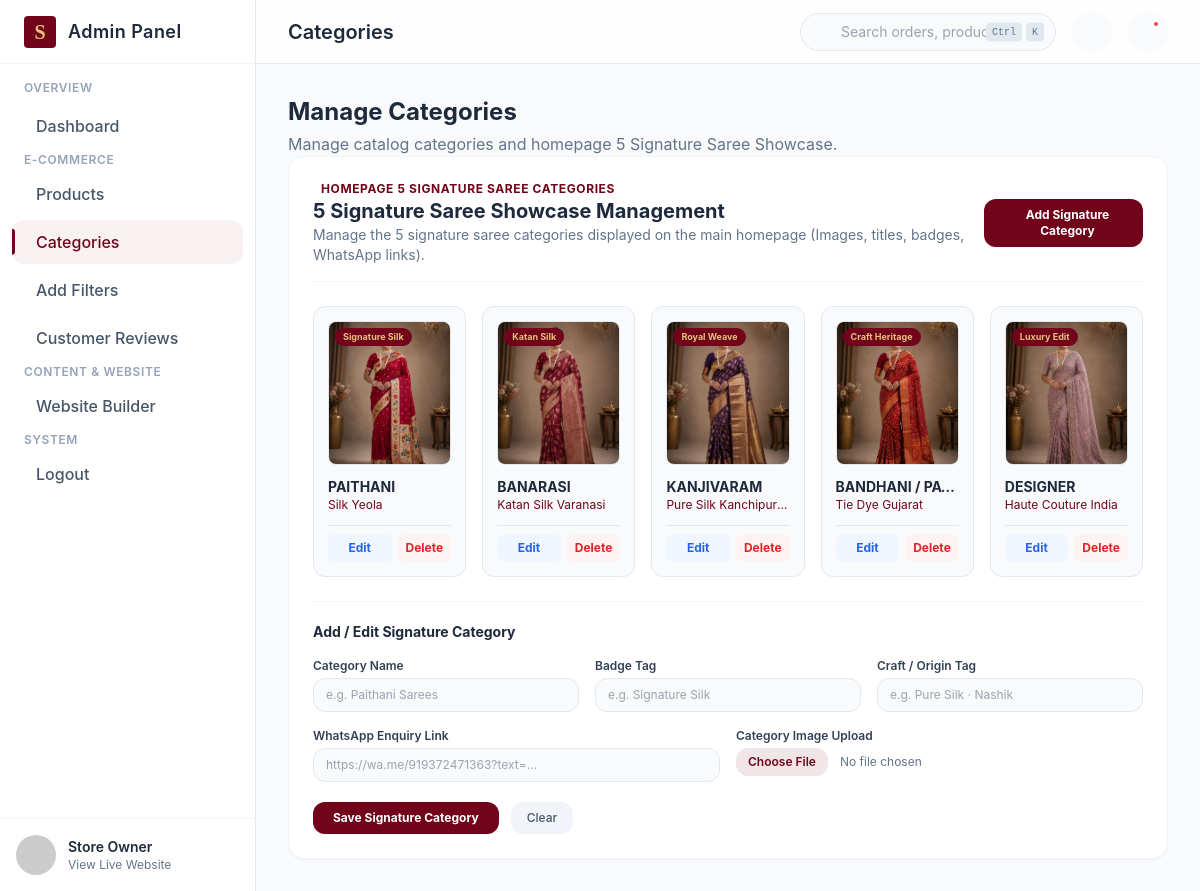
/adm/categories/, run on an earlier commit of the app's database.
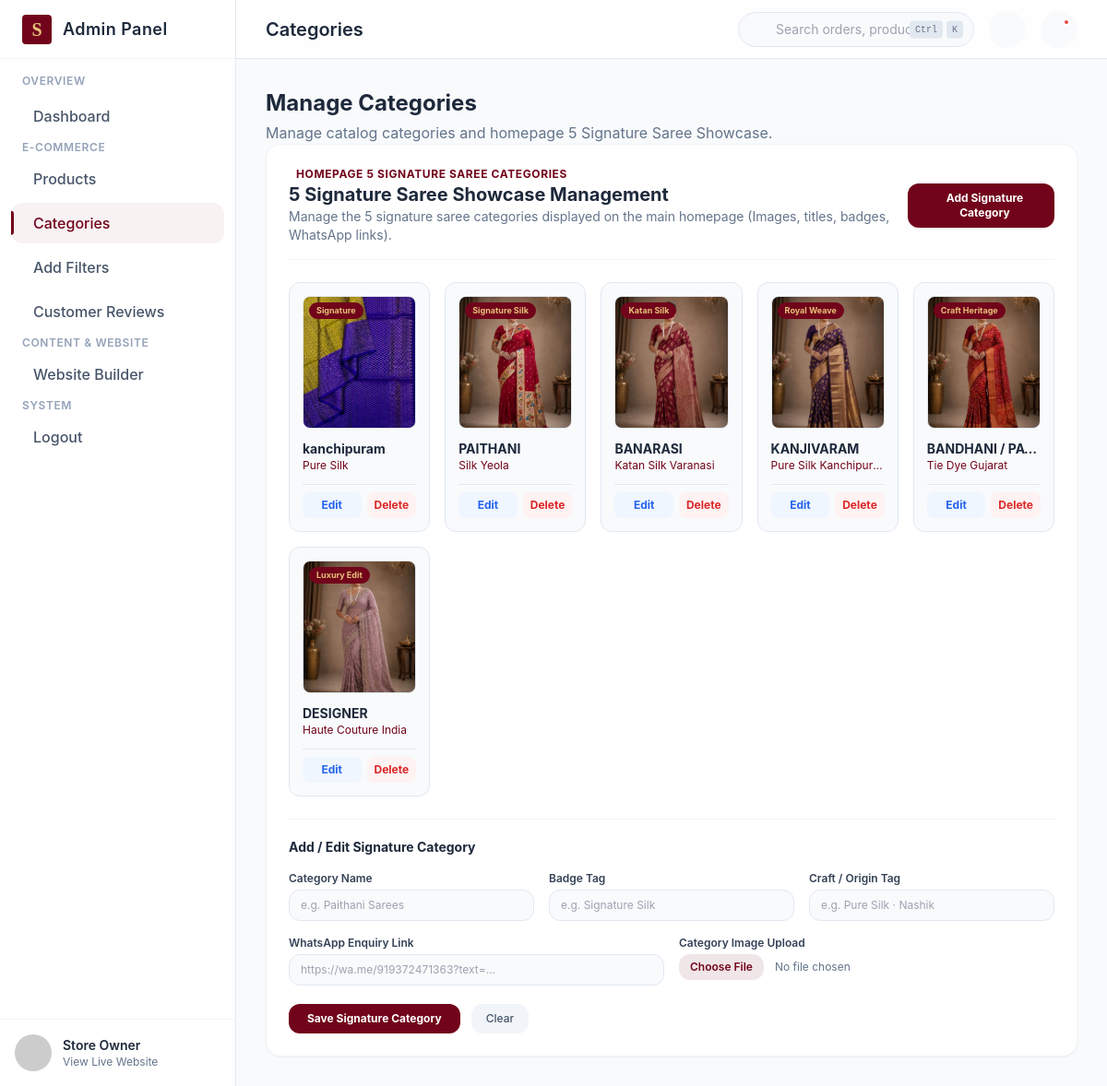
And on a later commit of the database.
### adm_user/models.py (models this page shows, shortened)
class SlugMixin:
    slug_source_field = "name"

class TimeStampedModel(models.Model):
    created_at = models.DateTimeField(auto_now_add=True)
    updated_at = models.DateTimeField(auto_now=True)
    class Meta:
        abstract = True

class SignatureCategoryItem(SlugMixin, TimeStampedModel):
    name = models.CharField(max_length=100)
    slug = models.SlugField(max_length=120, unique=True, blank=True)
    badge_text = models.CharField(max_length=100, blank=True)
    origin_craft = models.CharField(max_length=100, blank=True)
    image = models.ImageField(upload_to="website/signature/", blank=True)
    whatsapp_link = models.CharField(max_length=500, blank=True)
    display_order = models.PositiveIntegerField(default=0)
    is_active = models.BooleanField(default=True)
    class Meta:
        ordering = ["display_order"]
        constraints = [
            models.UniqueConstraint(
                Lower("name"),
                name="unique_signature_category_name_ci",
                violation_error_message="This category already exists.",
            ),
        ]

### adm_user/views.py (the view)
# urls.py: path('categories/', views.categories, name='categories'),
def categories(request):
    from .models import SignatureCategoryItem
    context = {
        "signature_categories": SignatureCategoryItem.objects.all(),
    }
    return render(request, 'adm_user/categories.html', context)

### adm_user/models.py (called while the page is built)
    @classmethod
    def load(cls):
        obj, _ = cls.objects.get_or_create(pk=1)
        return obj

### user/context_processors.py (called while the page is built)
def global_website_data(request):
    try:
        return {
            'nav_categories': Category.objects.filter(is_active=True).order_by('created_at'),
            'header_settings': HeaderSettings.load(),
            'footer_settings': FooterSettings.load(),
            'offer_items': OfferBarItem.objects.all(),
        }
    except Exception:
        return {}

### adm_user/templates/adm_user/categories.html (shortened to what the changed rows need)
{% extends "adm_user/base_admin.html" %}
{% load static %}
{% block page_title %}Categories{% endblock %}
{% block content %}
<section id="view-categories" class="view-section flex-col gap-6">
    <div class="flex items-center justify-between">
        <div>
            <h2 class="text-2xl font-bold text-slate-800 dark:text-white">Manage Categories</h2>
        </div>
    </div>
    <div class="bg-white dark:bg-dark-panel p-6 rounded-2xl border border-slate-100 dark:border-dark-border shadow-sm space-y-6">
        <div class="grid grid-cols-1 md:grid-cols-2 lg:grid-cols-5 gap-4">
            {% for cat in signature_categories %}
            <div class="bg-slate-50 dark:bg-slate-800/50 p-3.5 rounded-xl border border-slate-200 dark:border-slate-700 shadow-xs flex flex-col justify-between space-y-3" id="sig-cat-card-{{ cat.id }}">
                <div class="relative h-36 rounded-lg overflow-hidden border border-slate-200 dark:border-slate-700 bg-white">
                    {% if cat.image %}
                    <img src="{{ cat.image.url }}" class="w-full h-full object-cover">
                    {% else %}
                    <div class="w-full h-full flex items-center justify-center text-slate-400 text-xs">No Image</div>
                    {% endif %}
                    <span class="absolute top-1.5 left-1.5 bg-brand-maroon text-brand-gold text-[9px] font-bold px-2 py-0.5 rounded-full shadow-xs">{{ cat.badge_text|default:"Signature" }}</span>
                </div>
                <div>
                    <h4 class="font-bold text-slate-800 dark:text-white text-sm truncate">{{ cat.name }}</h4>
                    <p class="text-xs text-brand-maroon dark:text-brand-gold truncate">{{ cat.origin_craft|default:"Pure Silk" }}</p>
                </div>
                <div class="flex items-center gap-1.5 pt-2 border-t border-slate-200 dark:border-slate-700">
                    <button type="button" onclick="editSigCategory({{ cat.id }}, '{{ cat.name|escapejs }}', '{{ cat.badge_text|escapejs }}', '{{ cat.origin_craft|escapejs }}', '{{ cat.whatsapp_link|escapejs }}')" class="flex-1 text-xs py-1.5 px-2 rounded-lg bg-blue-50 text-blue-600 font-bold hover:bg-blue-100 transition-colors text-center">
                        Edit
                    </button>
                    <button type="button" onclick="deleteSigCategory({{ cat.id }})" class="text-xs py-1.5 px-2 rounded-lg bg-red-50 text-red-600 font-bold hover:bg-red-100 transition-colors">
                        Delete
                    </button>
                </div>
            </div>
            {% endfor %}
        </div>
    </div>
</section>
{% endblock %}

What changed in the data, as far as the page shows it:
added SignatureCategoryItem: image (picture), badge_text "Signature", name "kanchipuram", origin_craft "Pure Silk"
